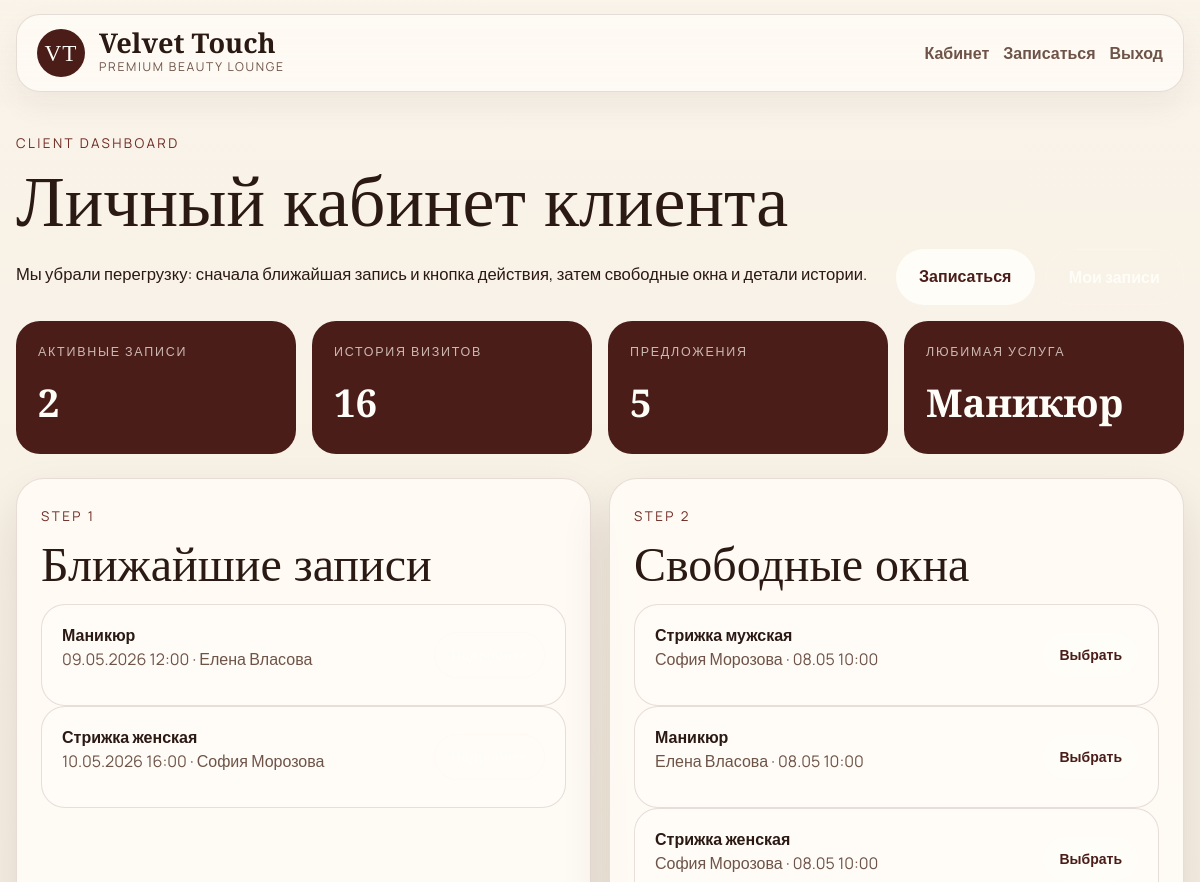
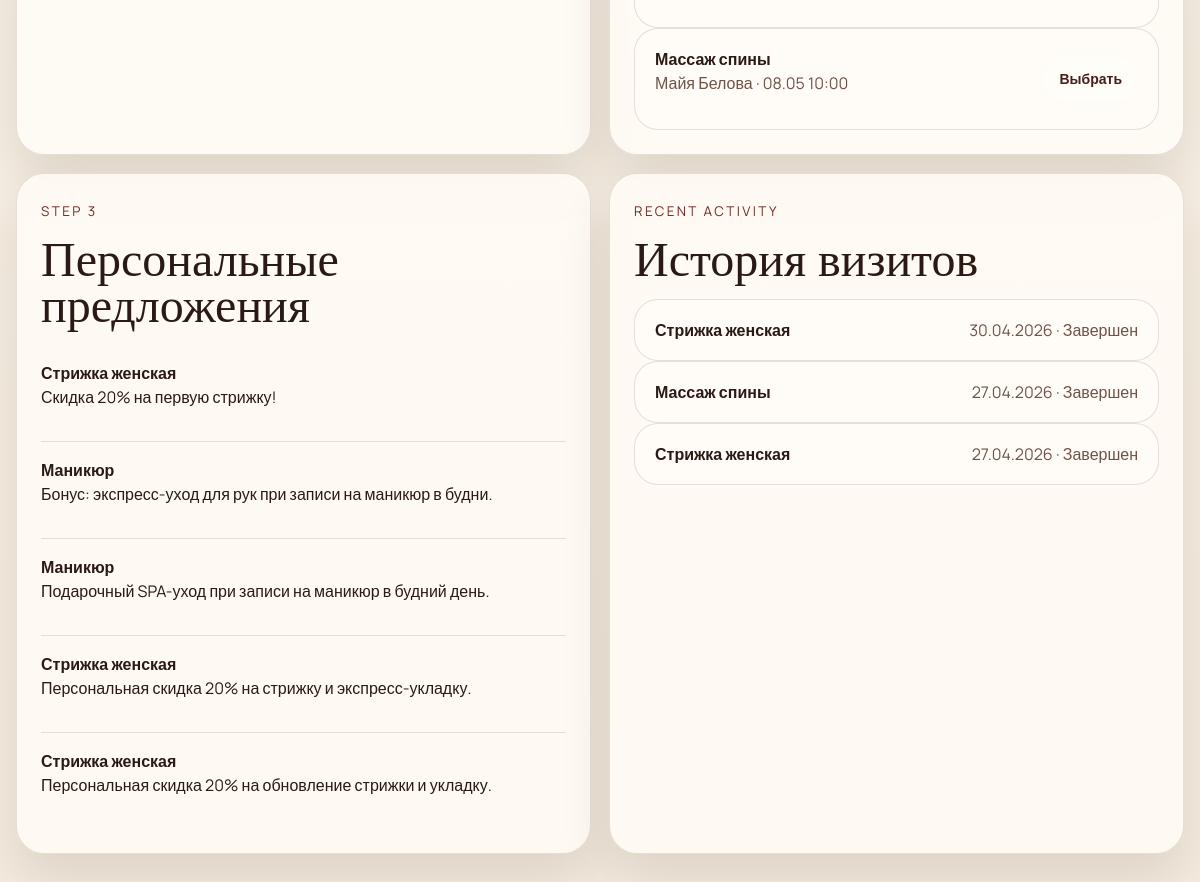
The app's page /dashboard (signed in) with its own data (2 pictures, top to bottom).
### models.py (models this page shows)
class Service(db.Model):
    __tablename__ = "services"
    id = db.Column(db.Integer, primary_key=True)
    name = db.Column(db.String(100), nullable=False)
    duration = db.Column(db.Integer, nullable=False)
    price = db.Column(db.Float, nullable=False)
    description = db.Column(db.Text)

class Appointment(db.Model):
    __tablename__ = "appointments"
    id = db.Column(db.Integer, primary_key=True)
    client_id = db.Column(db.Integer, db.ForeignKey("users.id"))
    service_id = db.Column(db.Integer, db.ForeignKey("services.id"))
    master_id = db.Column(db.Integer, db.ForeignKey("masters.id"))
    start_time = db.Column(db.DateTime, nullable=False)
    status = db.Column(db.String(20), default="active")
    booked_by_name = db.Column(db.String(120))
    booked_by_phone = db.Column(db.String(30))
    notes = db.Column(db.Text)
    service = db.relationship("Service")

class Master(db.Model):
    __tablename__ = "masters"
    id = db.Column(db.Integer, primary_key=True)
    name = db.Column(db.String(100), nullable=False)
    specialty = db.Column(db.String(120), nullable=False)
    phone = db.Column(db.String(20), nullable=False)
    address = db.Column(db.String(180), nullable=False)
    bio = db.Column(db.Text)
    photo_filename = db.Column(db.String(120))
    slots = db.relationship("Slot", backref="master", lazy="dynamic")
    appointments = db.relationship("Appointment", backref="master", lazy="dynamic")

class Slot(db.Model):
    __tablename__ = "slots"
    id = db.Column(db.Integer, primary_key=True)
    service_id = db.Column(db.Integer, db.ForeignKey("services.id"))
    master_id = db.Column(db.Integer, db.ForeignKey("masters.id"))
    start_time = db.Column(db.DateTime, nullable=False)
    is_available = db.Column(db.Boolean, default=True)
    service = db.relationship("Service")

class Offer(db.Model):
    __tablename__ = "offers"
    id = db.Column(db.Integer, primary_key=True)
    client_id = db.Column(db.Integer, db.ForeignKey("users.id"))
    service_id = db.Column(db.Integer, db.ForeignKey("services.id"))
    description = db.Column(db.String(200))
    discount_percent = db.Column(db.Integer, default=0)
    valid_until = db.Column(db.Date)
    service = db.relationship("Service")

### app.py (the view)
@app.route("/dashboard")
@login_required
def dashboard():
    if current_user.is_admin:
        return redirect(url_for("admin_dashboard"))
    now = datetime.now()
    active_appointments = Appointment.query.filter(
        Appointment.client_id == current_user.id,
        Appointment.status == "active",
        Appointment.start_time > now,
    ).order_by(Appointment.start_time.asc()).all()
    history_preview = Appointment.query.filter(
        Appointment.client_id == current_user.id,
        Appointment.status.in_(["completed", "cancelled"]),
    ).order_by(Appointment.start_time.desc()).limit(3).all()
    slot_preview = Slot.query.filter(
        Slot.is_available.is_(True),
        Slot.start_time > now,
    ).order_by(Slot.start_time.asc()).limit(4).all()
    offers = Offer.query.filter(
        Offer.client_id == current_user.id,
        Offer.valid_until >= now.date(),
    ).order_by(Offer.valid_until.asc()).all()
    return render_template(
        "dashboard.html",
        stats=collect_dashboard_stats(current_user),
        active_appointments=active_appointments,
        history_preview=history_preview,
        slot_preview=slot_preview,
        offers=offers,
    )

### app.py (called while the page is built)
@login_manager.user_loader
def load_user(user_id):
    return db.session.get(User, int(user_id))

@app.context_processor
def inject_global_context():
    return {
        "now": datetime.now(),
        "salon_name": SALON_NAME,
    }

### templates/dashboard.html (shortened to what this page needs)
{% extends "base.html" %}
{% block content %}
<section class="simple-hero shell">
    <div>
        <span class="eyebrow">Client dashboard</span>
        <h1>Личный кабинет клиента</h1>
        <p>Мы убрали перегрузку: сначала ближайшая запись и кнопка действия, затем свободные окна и детали истории.</p>
    </div>
    <div class="hero-side-actions">
        <a class="btn btn-primary" href="{{ url_for('free_slots') }}">Записаться</a>
        <a class="btn btn-outline-light" href="{{ url_for('appointments') }}">Мои записи</a>
    </div>
</section>
<section class="shell compact-stats">
    <article><span>Активные записи</span><strong>{{ stats.active_count }}</strong></article>
    <article><span>История визитов</span><strong>{{ stats.history_count }}</strong></article>
    <article><span>Предложения</span><strong>{{ stats.offers_count }}</strong></article>
    <article><span>Любимая услуга</span><strong>{{ stats.favorite_service or 'Пока формируется' }}</strong></article>
</section>
<section class="shell clean-grid">
    <article class="clean-card">
        <div class="section-heading-block">
            <span class="eyebrow">Step 1</span>
            <h2>Ближайшие записи</h2>
        </div>
        {% if active_appointments %}
            {% for appt in active_appointments %}
                <div class="booking-line">
                    <div>
                        <strong>{{ appt.service.name }}</strong>
                        <p>{{ appt.start_time.strftime('%d.%m.%Y %H:%M') }} · {{ appt.master.name }}</p>
                    </div>
                    <a class="btn btn-sm btn-outline-light" href="{{ url_for('appointments') }}">Подробнее</a>
                </div>
            {% endfor %}
        {% else %}
            <p class="muted-paragraph">У вас пока нет активных записей. Начните со свободных окон ниже.</p>
        {% endif %}
    </article>
    <article class="clean-card">
        <div class="section-heading-block">
            <span class="eyebrow">Step 2</span>
            <h2>Свободные окна</h2>
        </div>
        {% for slot in slot_preview %}
            <div class="booking-line">
                <div>
                    <strong>{{ slot.service.name }}</strong>
                    <p>{{ slot.master.name }} · {{ slot.start_time.strftime('%d.%m %H:%M') }}</p>
                </div>
                <a class="btn btn-sm btn-primary" href="{{ url_for('free_slots', service_id=slot.service_id, date=slot.start_time.strftime('%Y-%m-%d'), time=slot.start_time.strftime('%H:%M'), master=slot.master_id) }}">Выбрать</a>
            </div>
        {% endfor %}
    </article>
    <article class="clean-card">
        <div class="section-heading-block">
            <span class="eyebrow">Step 3</span>
            <h2>Персональные предложения</h2>
        </div>
        {% if offers %}
            {% for offer in offers %}
                <div class="offer-line">
                    <strong>{{ offer.service.name }}</strong>
                    <p>{{ offer.description }}</p>
                </div>
            {% endfor %}
        {% else %}
            <p class="muted-paragraph">Сейчас нет активных персональных предложений.</p>
        {% endif %}
    </article>
    <article class="clean-card">
        <div class="section-heading-block">
            <span class="eyebrow">Recent activity</span>
            <h2>История визитов</h2>
        </div>
        {% if history_preview %}
            {% for appt in history_preview %}
                <div class="history-line">
                    <strong>{{ appt.service.name }}</strong>
                    <span>{{ appt.start_time.strftime('%d.%m.%Y') }} · {{ 'Завершен' if appt.status == 'completed' else 'Отменен' }}</span>
                </div>
            {% endfor %}
        {% else %}
            <p class="muted-paragraph">История появится после первых посещений.</p>
        {% endif %}
    </article>
</section>
{% endblock %}

### static/css/style.css (style rules this page uses)
:root { --cream: #f7f0e4; --cream-soft: #f1e7d8; --white: #fffdf8; --wine: #6f2c24; --wine-dark: #4a1d19; --wine-deep: #34120f; --green-accent: #314b43; --text: #2b1914; --muted: #6e5448; --line: rgba(87, 45, 36, 0.14); --shadow: 0 24px 50px rgba(61, 22, 16, 0.12); }
* { box-sizing: border-box; }
html { scroll-behavior: smooth; }
body { margin: 0; background: linear-gradient(180deg, #f9f3e9, #f4ecdf); color: var(--text); font-family: "Manrope", sans-serif; }
a { color: inherit; text-decoration: none; }
.shell, .section-shell { width: min(1360px, calc(100% - 32px)); margin: 0 auto; }
.brand-link strong, .editorial-hero h1, .editorial-cream-band h2, .story-copy h2, .section-heading-block h2, .simple-hero h1, .auth-info h1, .auth-card h2, .offer-card h2, .final-check-card h2, .funnel-card h2, .confirm-card h2, .landing-service-row strong, .master-card-copy h3, .detail-card h2, .testimonial-card p { font-family: "Cormorant Garamond", serif; }
.btn { border: none; border-radius: 999px; padding: 0.95rem 1.45rem; font-weight: 700; transition: transform 0.2s ease, box-shadow 0.2s ease; }
.btn-primary { background: var(--white); color: var(--wine-dark); box-shadow: 0 10px 24px rgba(255, 255, 255, 0.12); }
.btn-outline-light, .btn-outline-danger { background: transparent; border: 1px solid rgba(255, 246, 238, 0.42); color: var(--white); }
.btn-sm { padding: 0.72rem 1rem; }
.eyebrow { display: inline-block; margin-bottom: 16px; color: rgba(255, 244, 236, 0.82); font-size: 0.84rem; letter-spacing: 0.18em; text-transform: uppercase; }
.editorial-hero h1, .simple-hero h1, .auth-info h1, .booking-funnel-hero h1 { font-size: clamp(3rem, 6vw, 5.8rem); line-height: 0.92; margin: 0 0 24px; }
.editorial-hero-copy p, .editorial-cream-band p, .story-copy p, .simple-hero p, .muted-paragraph, .detail-note, .auth-info p, .auth-footer, .auth-card p, .offer-card p, .master-card-copy p, .booking-funnel-hero p, .muted-dark { font-size: 1.04rem; line-height: 1.8; }
.editorial-cream-band h2, .story-copy h2, .section-heading-block h2, .funnel-card h2, .confirm-card h2, .final-check-card h2, .detail-card h2, .auth-card h2, .offer-card h2 { font-size: clamp(2.3rem, 4vw, 4rem); line-height: 0.96; margin: 0 0 16px; }
.editorial-cream-band h2, .section-heading-block .eyebrow, .simple-hero .eyebrow, .booking-funnel-hero .eyebrow, .muted-dark { color: var(--wine); }
.landing-service-row, .slot-preview-item, .booking-line, .history-line, .admin-appointment-card { display: flex; justify-content: space-between; gap: 18px; align-items: center; padding: 18px 20px; background: rgba(255, 252, 247, 0.82); border: 1px solid var(--line); border-radius: 24px; }
.landing-service-row p, .slot-preview-item p, .booking-line p, .history-line span, .admin-appointment-card small, .master-card-copy span { color: var(--muted); }
.master-card, .clean-card, .detail-card, .offer-card, .auth-card, .funnel-card, .confirm-card, .final-check-card { border-radius: 28px; border: 1px solid var(--line); background: rgba(255, 251, 246, 0.9); box-shadow: var(--shadow); }
.simple-hero, .booking-funnel-hero { padding: 24px 0 16px; }
.simple-hero, .booking-funnel-hero .section-shell { display: flex; justify-content: space-between; align-items: flex-end; gap: 20px; }
.compact-stats { display: grid; grid-template-columns: repeat(4, minmax(0, 1fr)); gap: 16px; margin-bottom: 24px; }
.compact-stats article { padding: 22px; border-radius: 24px; background: var(--wine-dark); color: var(--white); }
.compact-stats span { display: block; color: rgba(255, 245, 236, 0.72); text-transform: uppercase; font-size: 0.78rem; letter-spacing: 0.14em; margin-bottom: 12px; }
.compact-stats strong { font-size: 2.4rem; font-family: "Cormorant Garamond", serif; }
.clean-grid, .admin-grid, .detail-stack { display: grid; gap: 18px; }
.clean-grid { grid-template-columns: repeat(2, minmax(0, 1fr)); }
.clean-card, .detail-card, .offer-card, .auth-card, .funnel-card, .confirm-card, .final-check-card { padding: 24px; }
.offer-line { padding: 16px 0; border-bottom: 1px solid var(--line); }
.offer-line:last-child { border-bottom: 0; }
.filter-actions, .admin-actions, .hero-side-actions { display: flex; gap: 10px; flex-wrap: wrap; }

### records on screen
Service: name "Маникюр"
Appointment: service.name "Маникюр", start_time "09.05.2026 12:00", master.name "Елена Власова"
Appointment: service.name "Стрижка женская", start_time "10.05.2026 16:00", master.name "София Морозова"
Slot: service.name "Стрижка мужская", master.name "София Морозова", start_time "08.05 10:00"
Slot: service.name "Маникюр", master.name "Елена Власова", start_time "08.05 10:00"
Slot: service.name "Стрижка женская", master.name "София Морозова", start_time "08.05 10:00"
Slot: service.name "Массаж спины", master.name "Майя Белова", start_time "08.05 10:00"
Offer: service.name "Стрижка женская", description "Скидка 20% на первую стрижку!"
Offer: service.name "Маникюр", description "Бонус: экспресс-уход для рук при записи на маникюр в будни."
Offer: service.name "Маникюр", description "Подарочный SPA-уход при записи на маникюр в будний день."
Offer: service.name "Стрижка женская", description "Персональная скидка 20% на стрижку и экспресс-укладку."
Offer: service.name "Стрижка женская", description "Персональная скидка 20% на обновление стрижки и укладку."
Appointment: service.name "Стрижка женская", start_time "30.04.2026", status "Завершен"
Appointment: service.name "Массаж спины", start_time "27.04.2026", status "Завершен"
Appointment: service.name "Стрижка женская", start_time "27.04.2026", status "Завершен"

### other values on screen
{{ salon_name }} "Velvet Touch"
{{ stats.active_count }} "2"
{{ stats.history_count }} "16"
{{ stats.offers_count }} "5"
